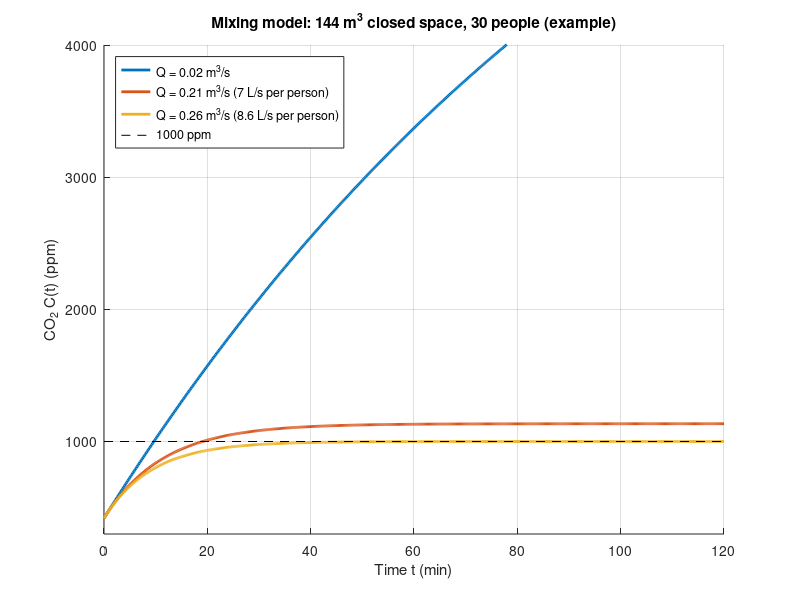

Write the MATLAB code that produced this figure. (Note: this script raises an error after producing the figure.)
% figuras_EN.m
% Integrator project PAO 3 - Air quality monitoring system
% English figures for the slides (same models as ED_modelos.m and VV_funciones.m).
% Values are ASSUMED for the mid-term progress. Saves landscape PNG files.
clc; clear; close all;

%% Mixing model (CO2): example of a closed space of 144 m^3 with 30 people
V = 144; n = 30; G = 1e6*5e-6*n; Cext = 420; C0 = 420;
Q = [0.02 0.21 0.2586];
t = linspace(0, 120, 600);
figure; hold on; grid on;
for i = 1:length(Q)
    k = Q(i)/V*60; Css = Cext + G/Q(i);
    plot(t, Css + (C0 - Css)*exp(-k*t), 'LineWidth', 2);
end
plot([0 120], [1000 1000], 'k--');
xlabel('Time t (min)'); ylabel('CO_2 C(t) (ppm)'); ylim([300 4000]);
title('Mixing model: 144 m^3 closed space, 30 people (example)');
legend('Q = 0.02 m^3/s', 'Q = 0.21 m^3/s (7 L/s per person)', 'Q = 0.26 m^3/s (8.6 L/s per person)', '1000 ppm', 'Location', 'northwest');
guardar('ED1_co2_EN.png', 7.2, 4.2);

%% Model classroom: smoke decay (G = 0)
Vm = 0.03; Qm = [0.001 0.0001]; Cm0 = 2000; tm = linspace(0, 10, 500);
figure; hold on; grid on;
for i = 1:length(Qm)
    km = Qm(i)/Vm*60;
    plot(tm, Cext + (Cm0 - Cext)*exp(-km*tm), 'LineWidth', 2);
end
plot([0 10], [Cext Cext], 'k--');
xlabel('Time t (min)'); ylabel('Concentration C(t) (ppm)');
title('Model classroom (V = 0.03 m^3): decay after filling it with smoke');
legend('Fan ON', 'Fan OFF', 'Outdoor air');
guardar('ED2_model_classroom_EN.png', 7.2, 4.0);

%% Newton's law of cooling
Ta = 22; T0 = 30; kT = 0.05; tt = linspace(0, 90, 500);
figure; plot(tt, Ta + (T0 - Ta)*exp(-kT*tt), 'LineWidth', 2); hold on; grid on;
plot([0 90], [Ta Ta], 'k--'); plot([0 90], [25 25], 'k:');
ylim([21 31]); xlim([0 90]);
xlabel('Time t (min)'); ylabel('Temperature T(t) (^{\circ}C)');
title('Newton''s law of cooling: shop with air conditioning');
legend('T(t)', 'T_a = 22 ^{\circ}C', '25 ^{\circ}C');
guardar('ED3_newton_EN.png', 7.2, 4.0);

%% Discomfort index DI(T,H)
DI = @(T, H) T - 0.55*(1 - 0.01*H).*(T - 14.5);
[T, H] = meshgrid(20:0.25:40, 30:1:100);
Z = DI(T, H);
figure;
surf(T, H, Z, 'EdgeAlpha', 0.15); colormap(bone); shading interp; hold on;
plot3(30, 80, DI(30, 80), 'o', 'MarkerSize', 7, 'MarkerFaceColor', [0.7 0.4 0.3], 'MarkerEdgeColor', 'k');
xlabel('T (^{\circ}C)'); ylabel('H (%)'); zlabel('DI (^{\circ}C)');
title('Discomfort index DI(T, H), point (30, 80) = 28.3'); view(-130, 24);
guardar('VV1_DI_surface_EN.png', 7.2, 5.0);

figure;
[cs, hc] = contour(T, H, Z, [21 24 27 29 32], 'LineWidth', 1.5);
clabel(cs, hc); grid on; hold on;
plot(30, 80, 'o', 'MarkerFaceColor', [0.7 0.4 0.3]);
xlabel('Temperature T (^{\circ}C)'); ylabel('Relative humidity H (%)');
title('Level curves of DI(T, H): limits of the discomfort categories');
guardar('VV2_DI_level_curves_EN.png', 7.2, 4.6);

%% Equilibrium CO2 Css(n,Q)
Css = @(n, Q) 420 + 5*n./Q;
[N, Qg] = meshgrid(1:0.2:40, 0.03:0.005:0.5);
figure;
[cs2, hc2] = contour(N, Qg, Css(N, Qg), [600 800 1000 1500 2500], 'LineWidth', 1.5);
clabel(cs2, hc2); grid on; hold on;
plot(30, 0.21, 'o', 'MarkerFaceColor', [0.7 0.4 0.3]);
xlabel('Number of people n'); ylabel('Ventilation Q (m^3/s)');
title('Level curves of Css(n, Q) = 420 + 5n/Q');
guardar('VV3_Css_level_curves_EN.png', 7.2, 4.6);

disp('English figures saved');

function guardar(nombre, ancho, alto)
    % landscape axes inside the docked figure; exportgraphics crops the white margins
    h = 0.8*alto/ancho; set(gca,'Position',[0.12 0.5-h/2 0.83 h]);
    exportgraphics(gcf, nombre, 'Resolution', 200);
end
